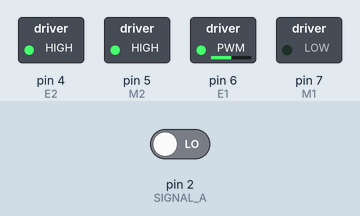
A sketch run on a simulated Arduino Uno, built with avr-gcc and run on an emulated ATmega328P. On the bench: switched loads named in the sketch (green lamp = pin HIGH). Inputs (shaded band) come from the test bench; at power-on: pin 2 (SIGNAL_A) LOW. What the sketch prints to the serial monitor is not drawn.

Above: at 0.1 s.
Timing chart, 0 to 1.6 s (numbered marks = the images above):
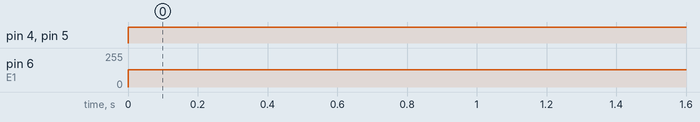

The sketch:

lab2-activity12-17.ino
```cpp
// (licence header left out)
// Motor driver PWM pin
const byte E1 = 6;

// Motor driver direction pin
const byte M1 = 7;

// Motor driver PWM pin
const byte E2 = 4;

// Motor driver direction pin
const byte M2 = 5;

// Motor PWM command variable [0-255]
byte u = 0;

// Left wheel encoder digital pins
const byte SIGNAL_A = 2;
const byte SIGNAL_B = 3;

//Right wheel encoder digital pins
const byte SIGNAL_C = 8;
const byte SIGNAL_D = 9;

// Encoder ticks per (motor) revolution (TPR)
const int TPR = 3000;

// Wheel radius [m]
const double RHO_LEFT = 0.0625;
const double RHO_RIGHT = 0.0625;

// Counter to keep track of encoder ticks [integer]
volatile long encoder_ticks_left = 0;
volatile long encoder_ticks_right = 0;

// Variable to store estimated angular rate of left wheel [rad/s]
double omega_L_LEFT = 0.0;
double omega_L_RIGHT = 0.0;

// Sampling interval for measurements in milliseconds
//const int T = 1000; to change to 5Hz f = 1/T
//Therefore, the new T = 200
const int T = 200;

// Counters for milliseconds during interval
long t_now = 0;
long t_last = 0;

//Variable for Linear Speed
double v_L_LEFT = 0;
double v_L_RIGHT = 0;

// This function is called when SIGNAL_A goes HIGH
void decodeEncoderLeftTicks()
{
    if (digitalRead(SIGNAL_B) == LOW)
    {
        // SIGNAL_A leads SIGNAL_B, so count one way
        encoder_ticks_left--;
    }
    else
    {
        // SIGNAL_B leads SIGNAL_A, so count the other way
        encoder_ticks_left++;
    }
}

void decodeEncoderRightTicks()
{
    if (digitalRead(SIGNAL_D) == LOW)
    {
        // SIGNAL_C leads SIGNAL_D, so count one way
        encoder_ticks_right++;
    }
    else
    {
        // SIGNAL_D leads SIGNAL_C, so count the other way
        encoder_ticks_right--;
    }
}

void setup()
{
    // Open the serial port at 9600 bps
    Serial.begin(9600);

    // Set the pin modes for the motor driver
    pinMode(M1, OUTPUT);
    pinMode(M2, OUTPUT);

    // Set the pin modes for the encoders
    pinMode(SIGNAL_A, INPUT); //left wheel
    pinMode(SIGNAL_B, INPUT); //left wheel
    pinMode(SIGNAL_C, INPUT); //right wheel
    pinMode(SIGNAL_D, INPUT); //right wheel

    // Every time the pin goes high, this is a pulse
    attachInterrupt(digitalPinToInterrupt(SIGNAL_A), decodeEncoderLeftTicks, RISING);
    attachInterrupt(digitalPinToInterrupt(SIGNAL_C), decodeEncoderRightTicks, RISING);


    // Print a message
    Serial.print("Program initialized.");
    Serial.print("\n");
}

void loop()
{
    // Get the elapsed time [ms]
    t_now = millis();

    if (t_now - t_last >= T)
    {
        // Estimate the rotational speed [rad/s]
        omega_L_LEFT = 2.0 * PI * ((double)encoder_ticks_left / (double)TPR) * 1000.0 / (double)(t_now - t_last);
        omega_L_RIGHT = 2.0 * PI * ((double)encoder_ticks_right / (double)TPR) * 1000.0 / (double)(t_now - t_last);


        v_L_LEFT = RHO_LEFT * omega_L_LEFT;
        v_L_RIGHT = RHO_RIGHT * omega_L_RIGHT;

        // Print some stuff to the serial monitor
        Serial.print("Left Encoder ticks: ");
        Serial.print(encoder_ticks_left);
        Serial.print("\t");
        Serial.print("Right Encoder ticks: ");
        Serial.print(encoder_ticks_right);
        Serial.print("\t");
        //Serial.print("Estimated left wheel (angular) speed: ");
        //Serial.print(omega_L);
        //Serial.print(" rad/s");
        //Serial.print("\n");

        Serial.print("Estimated LEFT wheel (linear) speed: ");
        Serial.print(v_L_LEFT);
        Serial.print(" m/s");
        Serial.print("\t");

        Serial.print("Estimated RIGHT wheel (linear) speed: ");
        Serial.print(v_L_RIGHT);
        Serial.print(" m/s");
        Serial.print("\n");

        // Record the current time [ms]
        t_last = t_now;

        // Reset the encoder ticks counter
        encoder_ticks_left = 0;
        encoder_ticks_right = 0;
    }

    // Set the wheel motor PWM command [0-255]
    u = 128;

    // Write to the output pins
    digitalWrite(M1, LOW); // Drive forward (left wheels)
    analogWrite(E1, u);    // Write left motors command

    digitalWrite(M2, HIGH); // Drive forward (left wheels)
    analogWrite(E2, u);    // Write left motors command
}
```

Measured:
- by itself, pin 4 (E2), pin 5 (M2): LOW → HIGH at 0.00 s
- by itself, pin 6 (E1): 0/255 → 128/255 at 0.00 s
